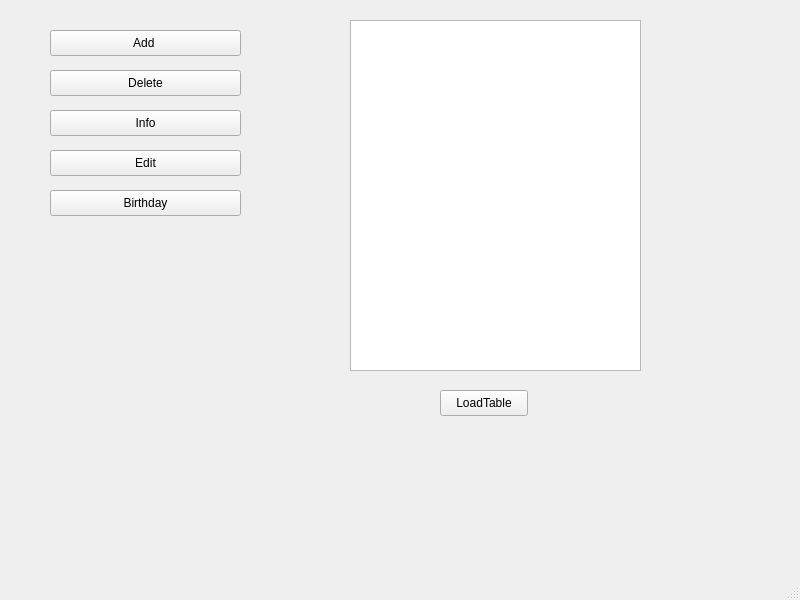
<?xml version="1.0" encoding="UTF-8"?>
<ui version="4.0">
 <class>MainWindow</class>
 <widget class="QMainWindow" name="MainWindow">
  <property name="geometry">
   <rect>
    <x>0</x>
    <y>0</y>
    <width>800</width>
    <height>600</height>
   </rect>
  </property>
  <property name="windowTitle">
   <string>MainWindow</string>
  </property>
  <widget class="QWidget" name="centralwidget">
   <property name="contextMenuPolicy">
    <enum>Qt::ContextMenuPolicy::ActionsContextMenu</enum>
   </property>
   <widget class="QPushButton" name="pushButton">
    <property name="geometry">
     <rect>
      <x>440</x>
      <y>390</y>
      <width>88</width>
      <height>26</height>
     </rect>
    </property>
    <property name="text">
     <string>LoadTable</string>
    </property>
   </widget>
   <widget class="QPushButton" name="pushButton_2">
    <property name="geometry">
     <rect>
      <x>50</x>
      <y>30</y>
      <width>191</width>
      <height>26</height>
     </rect>
    </property>
    <property name="text">
     <string>Add </string>
    </property>
   </widget>
   <widget class="QPushButton" name="pushButton_3">
    <property name="geometry">
     <rect>
      <x>50</x>
      <y>70</y>
      <width>191</width>
      <height>26</height>
     </rect>
    </property>
    <property name="text">
     <string>Delete</string>
    </property>
   </widget>
   <widget class="QPushButton" name="pushButton_4">
    <property name="geometry">
     <rect>
      <x>50</x>
      <y>150</y>
      <width>191</width>
      <height>26</height>
     </rect>
    </property>
    <property name="text">
     <string>Edit</string>
    </property>
   </widget>
   <widget class="QTableWidget" name="tableWidget">
    <property name="geometry">
     <rect>
      <x>350</x>
      <y>20</y>
      <width>291</width>
      <height>351</height>
     </rect>
    </property>
   </widget>
   <widget class="QPushButton" name="pushButton_5">
    <property name="geometry">
     <rect>
      <x>50</x>
      <y>110</y>
      <width>191</width>
      <height>26</height>
     </rect>
    </property>
    <property name="text">
     <string>Info</string>
    </property>
   </widget>
   <widget class="QPushButton" name="pushButton_6">
    <property name="geometry">
     <rect>
      <x>50</x>
      <y>190</y>
      <width>191</width>
      <height>26</height>
     </rect>
    </property>
    <property name="text">
     <string>Birthday</string>
    </property>
   </widget>
  </widget>
  <widget class="QMenuBar" name="menubar">
   <property name="geometry">
    <rect>
     <x>0</x>
     <y>0</y>
     <width>800</width>
     <height>23</height>
    </rect>
   </property>
  </widget>
  <widget class="QStatusBar" name="statusbar"/>
 </widget>
 <resources/>
 <connections/>
</ui>
